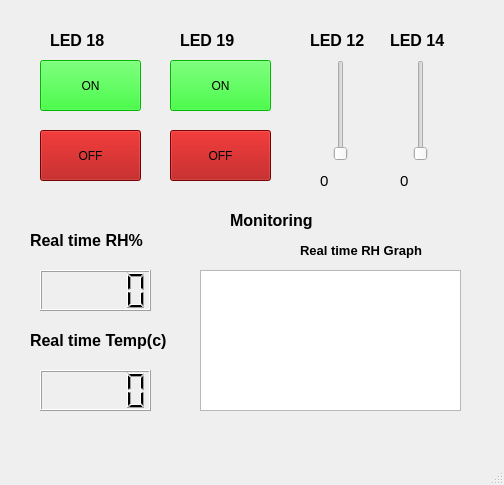
<?xml version="1.0" encoding="UTF-8"?>
<ui version="4.0">
 <class>MainWindow</class>
 <widget class="QMainWindow" name="MainWindow">
  <property name="geometry">
   <rect>
    <x>0</x>
    <y>0</y>
    <width>504</width>
    <height>485</height>
   </rect>
  </property>
  <property name="windowTitle">
   <string>MainWindow</string>
  </property>
  <widget class="QWidget" name="centralwidget">
   <widget class="QPushButton" name="on18">
    <property name="geometry">
     <rect>
      <x>40</x>
      <y>60</y>
      <width>101</width>
      <height>51</height>
     </rect>
    </property>
    <property name="styleSheet">
     <string notr="true">background-color: rgb(0, 255, 0);</string>
    </property>
    <property name="text">
     <string>ON</string>
    </property>
   </widget>
   <widget class="QPushButton" name="off18">
    <property name="geometry">
     <rect>
      <x>40</x>
      <y>130</y>
      <width>101</width>
      <height>51</height>
     </rect>
    </property>
    <property name="styleSheet">
     <string notr="true">background-color: rgb(170, 0, 0);</string>
    </property>
    <property name="text">
     <string>OFF</string>
    </property>
   </widget>
   <widget class="QPushButton" name="on19">
    <property name="geometry">
     <rect>
      <x>170</x>
      <y>60</y>
      <width>101</width>
      <height>51</height>
     </rect>
    </property>
    <property name="styleSheet">
     <string notr="true">background-color: rgb(0, 255, 0);</string>
    </property>
    <property name="text">
     <string>ON</string>
    </property>
   </widget>
   <widget class="QPushButton" name="off19">
    <property name="geometry">
     <rect>
      <x>170</x>
      <y>130</y>
      <width>101</width>
      <height>51</height>
     </rect>
    </property>
    <property name="styleSheet">
     <string notr="true">background-color: rgb(170, 0, 0);</string>
    </property>
    <property name="text">
     <string>OFF</string>
    </property>
   </widget>
   <widget class="QLabel" name="label">
    <property name="geometry">
     <rect>
      <x>50</x>
      <y>30</y>
      <width>91</width>
      <height>21</height>
     </rect>
    </property>
    <property name="font">
     <font>
      <pointsize>12</pointsize>
      <weight>75</weight>
      <bold>true</bold>
     </font>
    </property>
    <property name="text">
     <string>LED 18</string>
    </property>
   </widget>
   <widget class="QLabel" name="label_2">
    <property name="geometry">
     <rect>
      <x>180</x>
      <y>30</y>
      <width>91</width>
      <height>21</height>
     </rect>
    </property>
    <property name="font">
     <font>
      <pointsize>12</pointsize>
      <weight>75</weight>
      <bold>true</bold>
     </font>
    </property>
    <property name="text">
     <string>LED 19</string>
    </property>
   </widget>
   <widget class="QSlider" name="slider14">
    <property name="geometry">
     <rect>
      <x>410</x>
      <y>60</y>
      <width>22</width>
      <height>101</height>
     </rect>
    </property>
    <property name="maximum">
     <number>255</number>
    </property>
    <property name="orientation">
     <enum>Qt::Vertical</enum>
    </property>
   </widget>
   <widget class="QLabel" name="label_3">
    <property name="geometry">
     <rect>
      <x>310</x>
      <y>30</y>
      <width>61</width>
      <height>21</height>
     </rect>
    </property>
    <property name="font">
     <font>
      <pointsize>12</pointsize>
      <weight>75</weight>
      <bold>true</bold>
     </font>
    </property>
    <property name="text">
     <string>LED 12</string>
    </property>
   </widget>
   <widget class="QLabel" name="label_4">
    <property name="geometry">
     <rect>
      <x>390</x>
      <y>30</y>
      <width>61</width>
      <height>21</height>
     </rect>
    </property>
    <property name="font">
     <font>
      <pointsize>12</pointsize>
      <weight>75</weight>
      <bold>true</bold>
     </font>
    </property>
    <property name="text">
     <string>LED 14</string>
    </property>
   </widget>
   <widget class="QLabel" name="label_6">
    <property name="geometry">
     <rect>
      <x>400</x>
      <y>170</y>
      <width>51</width>
      <height>21</height>
     </rect>
    </property>
    <property name="font">
     <font>
      <pointsize>11</pointsize>
     </font>
    </property>
    <property name="text">
     <string>0</string>
    </property>
   </widget>
   <widget class="QSlider" name="slider12">
    <property name="geometry">
     <rect>
      <x>330</x>
      <y>60</y>
      <width>22</width>
      <height>101</height>
     </rect>
    </property>
    <property name="maximum">
     <number>255</number>
    </property>
    <property name="orientation">
     <enum>Qt::Vertical</enum>
    </property>
   </widget>
   <widget class="QLabel" name="label_7">
    <property name="geometry">
     <rect>
      <x>320</x>
      <y>170</y>
      <width>51</width>
      <height>21</height>
     </rect>
    </property>
    <property name="font">
     <font>
      <pointsize>11</pointsize>
     </font>
    </property>
    <property name="text">
     <string>0</string>
    </property>
   </widget>
   <widget class="QLCDNumber" name="realtimerh">
    <property name="geometry">
     <rect>
      <x>40</x>
      <y>270</y>
      <width>111</width>
      <height>41</height>
     </rect>
    </property>
   </widget>
   <widget class="QLabel" name="label_5">
    <property name="geometry">
     <rect>
      <x>30</x>
      <y>230</y>
      <width>131</width>
      <height>21</height>
     </rect>
    </property>
    <property name="font">
     <font>
      <pointsize>12</pointsize>
      <weight>75</weight>
      <bold>true</bold>
     </font>
    </property>
    <property name="text">
     <string>Real time RH%</string>
    </property>
   </widget>
   <widget class="QLCDNumber" name="realtimetemp">
    <property name="geometry">
     <rect>
      <x>40</x>
      <y>370</y>
      <width>111</width>
      <height>41</height>
     </rect>
    </property>
   </widget>
   <widget class="QLabel" name="label_8">
    <property name="geometry">
     <rect>
      <x>30</x>
      <y>330</y>
      <width>161</width>
      <height>21</height>
     </rect>
    </property>
    <property name="font">
     <font>
      <pointsize>12</pointsize>
      <weight>75</weight>
      <bold>true</bold>
     </font>
    </property>
    <property name="text">
     <string>Real time Temp(c)</string>
    </property>
   </widget>
   <widget class="QLabel" name="label_9">
    <property name="geometry">
     <rect>
      <x>230</x>
      <y>210</y>
      <width>131</width>
      <height>21</height>
     </rect>
    </property>
    <property name="font">
     <font>
      <pointsize>12</pointsize>
      <weight>75</weight>
      <bold>true</bold>
     </font>
    </property>
    <property name="text">
     <string>Monitoring</string>
    </property>
   </widget>
   <widget class="QLabel" name="label_10">
    <property name="geometry">
     <rect>
      <x>300</x>
      <y>240</y>
      <width>131</width>
      <height>21</height>
     </rect>
    </property>
    <property name="font">
     <font>
      <pointsize>10</pointsize>
      <weight>75</weight>
      <bold>true</bold>
     </font>
    </property>
    <property name="text">
     <string>Real time RH Graph</string>
    </property>
   </widget>
   <widget class="QTextBrowser" name="graph">
    <property name="geometry">
     <rect>
      <x>200</x>
      <y>270</y>
      <width>261</width>
      <height>141</height>
     </rect>
    </property>
   </widget>
  </widget>
  <widget class="QMenuBar" name="menubar">
   <property name="geometry">
    <rect>
     <x>0</x>
     <y>0</y>
     <width>504</width>
     <height>21</height>
    </rect>
   </property>
  </widget>
  <widget class="QStatusBar" name="statusbar"/>
 </widget>
 <resources/>
 <connections>
  <connection>
   <sender>slider12</sender>
   <signal>valueChanged(int)</signal>
   <receiver>label_7</receiver>
   <slot>setNum(int)</slot>
   <hints>
    <hint type="sourcelabel">
     <x>341</x>
     <y>141</y>
    </hint>
    <hint type="destinationlabel">
     <x>333</x>
     <y>199</y>
    </hint>
   </hints>
  </connection>
  <connection>
   <sender>slider14</sender>
   <signal>valueChanged(int)</signal>
   <receiver>label_6</receiver>
   <slot>setNum(int)</slot>
   <hints>
    <hint type="sourcelabel">
     <x>415</x>
     <y>124</y>
    </hint>
    <hint type="destinationlabel">
     <x>412</x>
     <y>201</y>
    </hint>
   </hints>
  </connection>
 </connections>
</ui>
